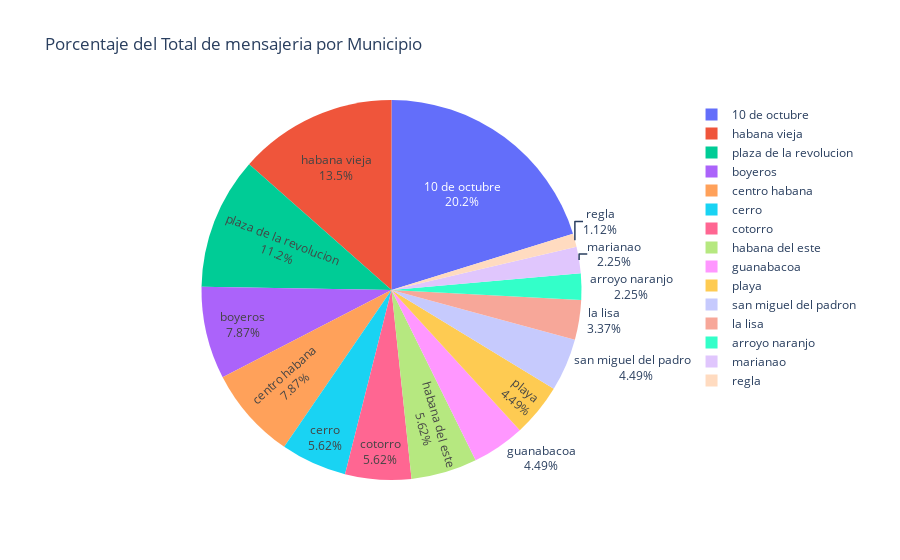

Notebook code cell kept with this figure:
### Markdown cell above
Alejandro, ayer me llamó tu primo para saber como estaba y le comenté lo que estabamos planeando

-Mami!! las cosas que se cuentan nunca salen

Hay chico tú no crees que si todo sale bien le podamos ofrecer un trabajito, él ahora se compró una moto eléctrica y pudiera hacer la mensajería del restaurante y esta sería otra entrada de ganacias además el dinero se queda en la familia

-Bueno dejame calcular que tan común es tener el servicio de delivery en el municipio donde voy a montar el local no vaya a ser que no sea algo rentable y tenga más pérdida que ganancia

### Code cell
#Grafico de pastel sobre el porciento de mensajeria por municipio :)
info_mensajeria = data2[data2["delivery"].notna()]
total_mensajeria = info_mensajeria["delivery"].sum()
mensajeria_por_municipio = info_mensajeria.groupby("location.municipe")["delivery"].sum()
porciento_restaurantes_mensajeria = round(bp.c_porciento(mensajeria_por_municipio, total_mensajeria),2)

mensajeria_info = []
for i in porciento_restaurantes_mensajeria.index:
    i = bp.i_nombre(i)
    mensajeria_info.append(i)

fig = px.pie(
    names=porciento_restaurantes_mensajeria.index,
    values=porciento_restaurantes_mensajeria.values,
    title="Porcentaje del Total de mensajeria por Municipio"
)

fig.update_traces(textinfo="percent+label")
fig.show()

### Figure 1 — Plotly figure (JSON) as saved in the notebook; plotly's stock layout.template omitted (floating-point values rounded to 4 significant figures)
{"data": [{"domain": {"x": [0, 1], "y": [0, 1]}, "hovertemplate": "label=%{label}<br>value=%{value}<extra></extra>", "labels": ["10 de octubre", "arroyo naranjo", "boyeros", "centro habana", "cerro", "cotorro", "guanabacoa", "habana del este", "habana vieja", "la lisa", "marianao", "playa", "plaza de la revolucion", "regla", "san miguel del padron"], "legendgroup": "", "name": "", "showlegend": true, "textinfo": "percent+label", "type": "pie", "values": [20.22, 2.247, 7.865, 7.865, 5.618, 5.618, 4.494, 5.618, 13.48, 3.371, 2.247, 4.494, 11.24, 1.124, 4.494]}], "layout": {"legend": {"tracegroupgap": 0}, "title": {"text": "Porcentaje del Total de mensajeria por Municipio"}}}
